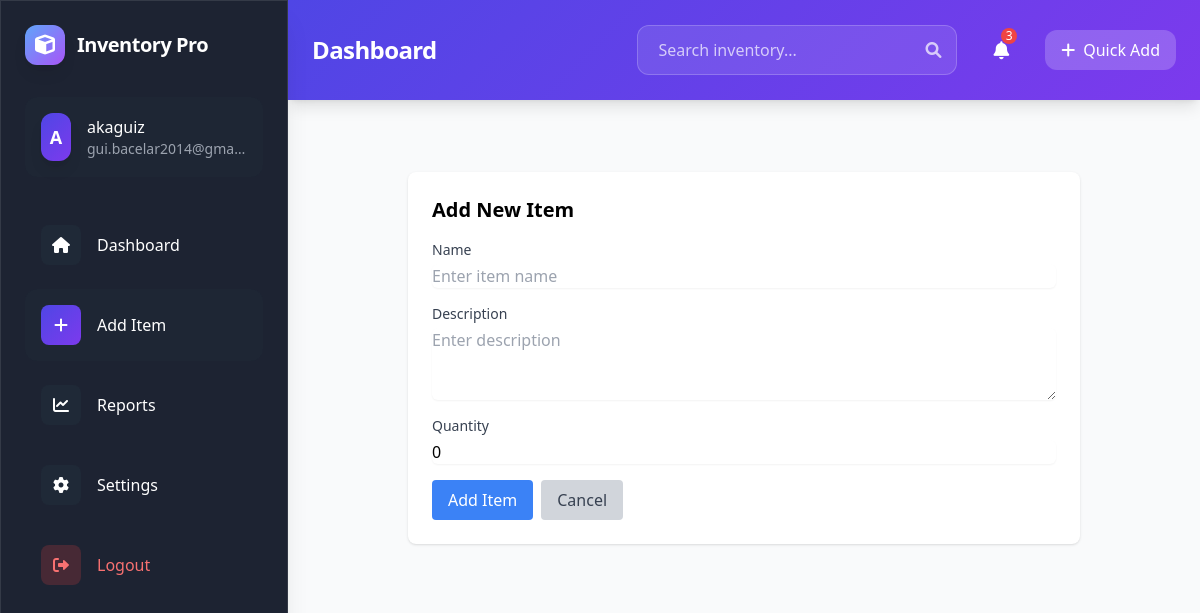
The app's page /add (signed in) with its own data.
### app.py (models this page shows, shortened)
class User(UserMixin, db.Model):
    id = db.Column(db.Integer, primary_key=True)
    username = db.Column(db.String(80), unique=True, nullable=False)
    email = db.Column(db.String(120), unique=True, nullable=False)
    password_hash = db.Column(db.String(120), nullable=False)
    items = db.relationship('Item', backref='owner', lazy=True)

### app.py (the view, shortened to what this page needs)
@app.route('/add', methods=['GET', 'POST'])
@login_required
def add():
    return render_template('add.html')

### app.py (called while the page is built)
@login_manager.user_loader
def load_user(user_id):
    return User.query.get(int(user_id))

### templates/add.html
{% extends "base.html" %}
{% block content %}
<div class="max-w-2xl mx-auto">
    <div class="bg-white rounded-lg shadow p-6">
        <h2 class="text-xl font-bold mb-4">Add New Item</h2>
        <form method="POST">
            <div class="space-y-4">
                <div>
                    <label class="block text-sm font-medium text-gray-700">Name</label>
                    <input type="text" name="name" required
                        class="mt-1 block w-full rounded-md border-gray-300 shadow-sm focus:border-blue-500 focus:ring-blue-500"
                        placeholder="Enter item name">
                </div>
                <div>
                    <label class="block text-sm font-medium text-gray-700">Description</label>
                    <textarea name="description" rows="3"
                        class="mt-1 block w-full rounded-md border-gray-300 shadow-sm focus:border-blue-500 focus:ring-blue-500"
                        placeholder="Enter description"></textarea>
                </div>
                <div>
                    <label class="block text-sm font-medium text-gray-700">Quantity</label>
                    <input type="number" name="quantity" required value="0"
                        class="mt-1 block w-full rounded-md border-gray-300 shadow-sm focus:border-blue-500 focus:ring-blue-500">
                </div>
                <div class="flex gap-2">
                    <button type="submit" class="bg-blue-500 hover:bg-blue-600 text-white px-4 py-2 rounded">
                        Add Item
                    </button>
                    <a href="{{ url_for('index') }}" class="bg-gray-300 hover:bg-gray-400 text-gray-700 px-4 py-2 rounded">
                        Cancel
                    </a>
                </div>
            </div>
        </form>
    </div>
</div>
{% endblock %}

### templates/base.html (shortened to what this page needs)
<!DOCTYPE html>
<html lang="en">
<head>
    <script src="https://cdn.tailwindcss.com"></script>
    <link href="https://cdnjs.cloudflare.com/ajax/libs/font-awesome/6.0.0/css/all.min.css" rel="stylesheet">
</head>
<body class="bg-gray-50 font-sans">
    <div class="fixed left-0 top-0 h-full w-72 glass-dark text-white p-6 transform transition-transform duration-300 ease-in-out shadow-xl z-50" id="sidebar">
        <div class="flex items-center gap-3 mb-8">
            <div class="w-10 h-10 rounded-xl bg-gradient-to-br from-blue-400 to-purple-500 flex items-center justify-center shadow-lg">
                <i class="fas fa-cube text-xl"></i>
            </div>
            <h1 class="text-xl font-bold tracking-tight">Inventory Pro</h1>
        </div>
        {% if current_user.is_authenticated %}
        <div class="mb-8 p-4 rounded-xl bg-gray-800/50 hover-scale cursor-pointer">
            <div class="flex items-center gap-4">
                <div class="w-12 h-12 rounded-xl gradient-bg flex items-center justify-center text-lg font-semibold shadow-lg">
                    {{ current_user.username[0].upper() }}
                </div>
                <div>
                    <p class="font-medium">{{ current_user.username }}</p>
                    <p class="text-sm text-gray-400 truncate max-w-[160px]">{{ current_user.email }}</p>
                </div>
            </div>
        </div>
        <nav class="space-y-2">
            <a href="{{ url_for('index') }}" class="flex items-center gap-4 p-4 rounded-xl hover:bg-gray-800/50 transition-all group">
                <div class="w-10 h-10 rounded-lg bg-gray-800 flex items-center justify-center group-hover:bg-indigo-500 transition-colors">
                    <i class="fas fa-home"></i>
                </div>
                <span>Dashboard</span>
            </a>
            <a href="{{ url_for('add') }}" class="flex items-center gap-4 p-4 rounded-xl hover:bg-gray-800/50 transition-all group">
                <div class="w-10 h-10 rounded-lg bg-gray-800 flex items-center justify-center group-hover:bg-green-500 transition-colors">
                    <i class="fas fa-plus"></i>
                </div>
                <span>Add Item</span>
            </a>
            <a href="{{ url_for('reports') }}" class="flex items-center gap-4 p-4 rounded-xl hover:bg-gray-800/50 transition-all group">
                <div class="w-10 h-10 rounded-lg bg-gray-800 flex items-center justify-center group-hover:bg-blue-500 transition-colors">
                    <i class="fas fa-chart-line"></i>
                </div>
                <span>Reports</span>
            </a>
            <a href="{{ url_for('settings') }}" class="flex items-center gap-4 p-4 rounded-xl hover:bg-gray-800/50 transition-all group">
                <div class="w-10 h-10 rounded-lg bg-gray-800 flex items-center justify-center group-hover:bg-yellow-500 transition-colors">
                    <i class="fas fa-cog"></i>
                </div>
                <span>Settings</span>
            </a>
            <a href="{{ url_for('logout') }}" class="flex items-center gap-4 p-4 rounded-xl hover:bg-red-500/20 text-red-400 hover:text-red-300 transition-all mt-8 group">
                <div class="w-10 h-10 rounded-lg bg-red-500/20 flex items-center justify-center group-hover:bg-red-500 transition-colors">
                    <i class="fas fa-sign-out-alt"></i>
                </div>
                <span>Logout</span>
            </a>
        </nav>
        {% endif %}
    </div>
    <div class="ml-72 min-h-screen">
        <div class="sticky top-0 z-40">
            <div class="gradient-bg text-white p-6 shadow-lg">
                <div class="container mx-auto flex justify-between items-center">
                    <h2 class="text-2xl font-bold tracking-tight">{% block page_title %}Dashboard{% endblock %}</h2>
                    {% if current_user.is_authenticated %}
                    <div class="flex items-center gap-6">
                        <div class="relative">
                            <input type="text"
                                   placeholder="Search inventory..."
                                   class="w-80 px-5 py-3 rounded-xl bg-white/10 border border-white/20 focus:outline-none focus:ring-2 focus:ring-white/30 placeholder-white/70 transition-all"
                            >
                            <i class="fas fa-search absolute right-4 top-1/2 transform -translate-y-1/2 text-white/70"></i>
                        </div>
                        <div class="relative">
                            <button class="p-3 rounded-xl hover:bg-white/20 transition-colors relative">
                                <i class="fas fa-bell text-lg"></i>
                                <span class="absolute top-1 right-1 w-4 h-4 bg-red-500 rounded-full text-xs flex items-center justify-center">3</span>
                            </button>
                        </div>
                        <button class="px-4 py-2 rounded-xl bg-white/20 hover:bg-white/30 transition-colors flex items-center gap-2">
                            <i class="fas fa-plus"></i>
                            Quick Add
                        </button>
                    </div>
                    {% endif %}
                </div>
            </div>
        </div>
        <div class="container mx-auto p-6">
        </div>
        <div class="container mx-auto p-6">
            {% block content %}{% endblock %}
        </div>
    </div>
</body>
</html>

### templates/base.html (style rules this page uses)
.glass-dark { background: rgba(17, 24, 39, 0.95); backdrop-filter: blur(10px); border: 1px solid rgba(255, 255, 255, 0.1); }
.gradient-bg { background: linear-gradient(135deg, #4f46e5 0%, #7c3aed 100%); }
.hover-scale { transition: all 0.2s cubic-bezier(0.4, 0, 0.2, 1); }

### records on screen
User: username "A", username "akaguiz", email "gui.bacelar2014@gma…"
